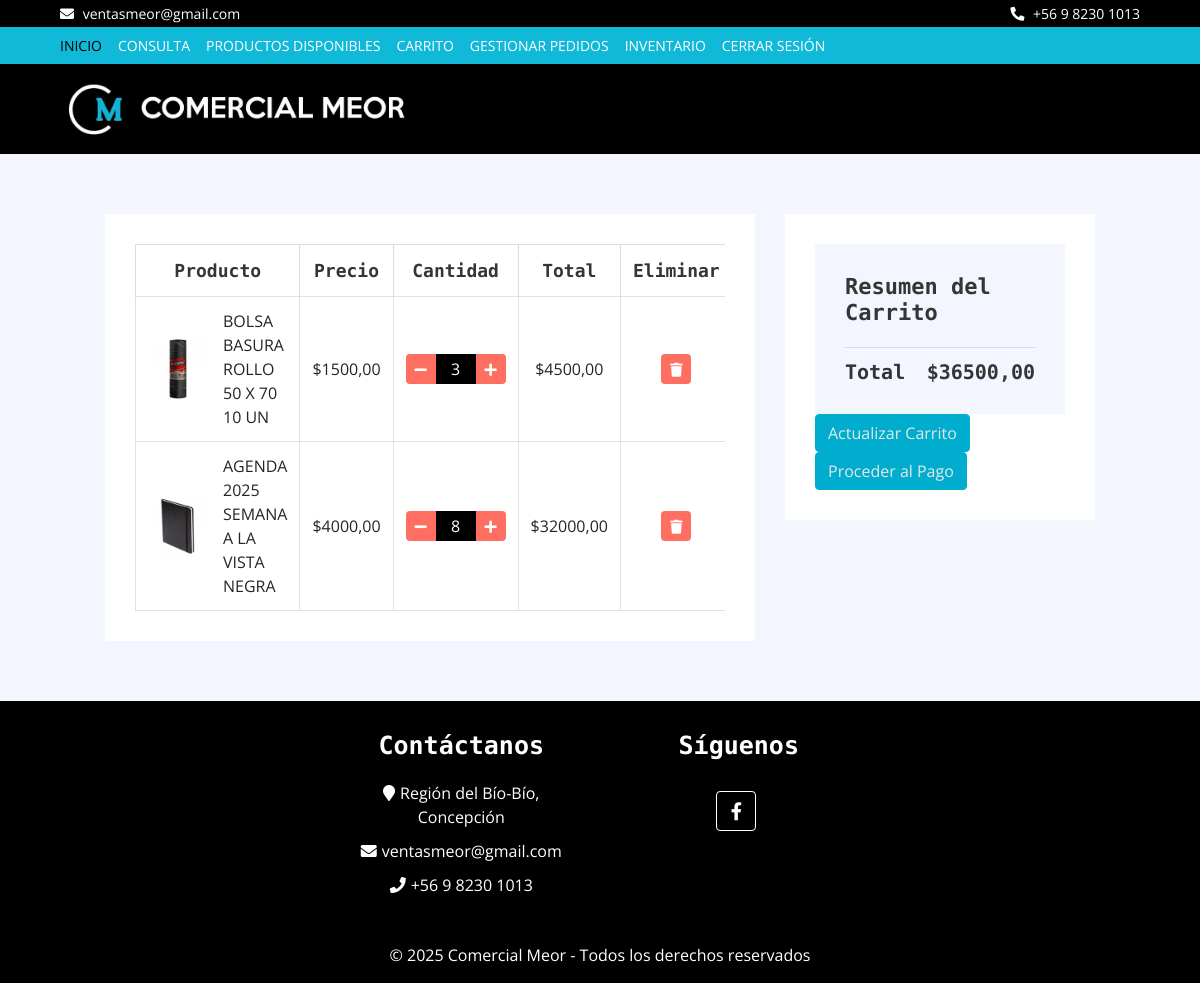
Page /carrito/ (signed in) on the earlier database version.
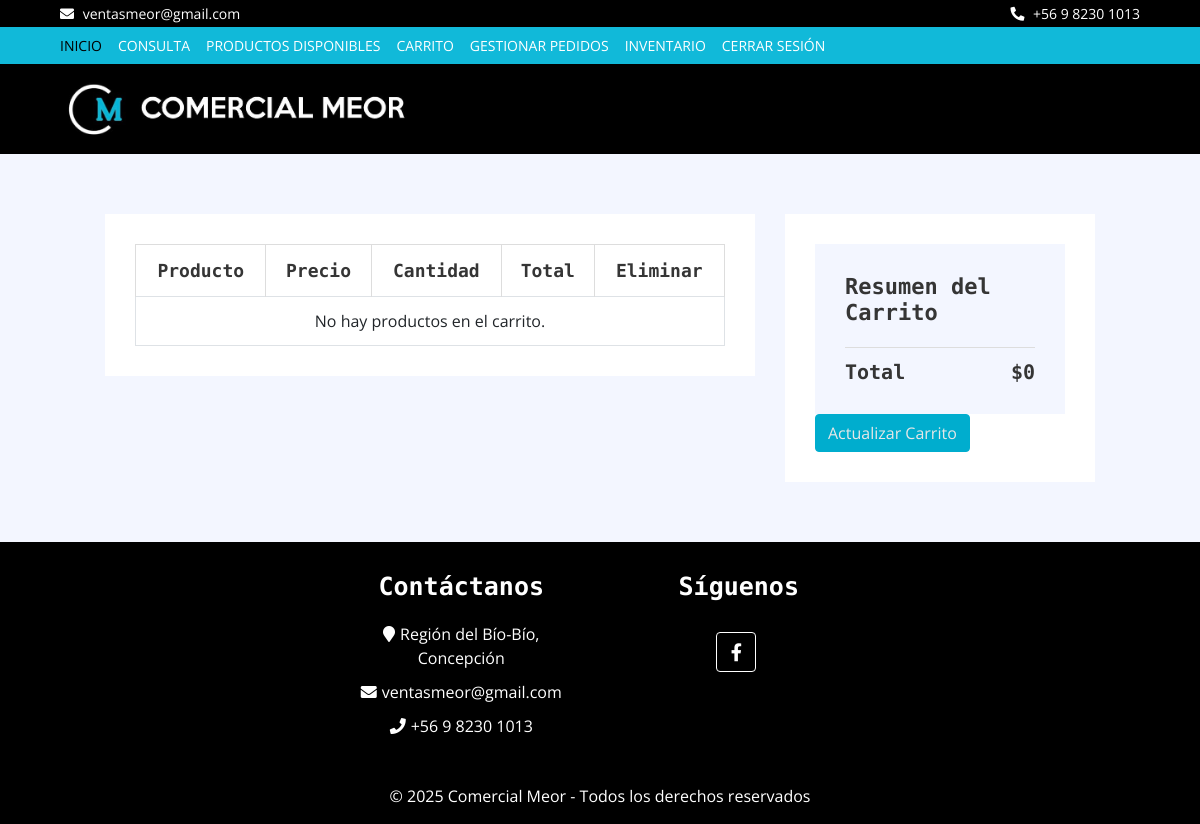
Same page on the later database version.
### carrito/models.py (models this page shows, shortened)
class CarritoItem(models.Model):
    carrito = models.ForeignKey(Carrito, related_name="items", on_delete=models.CASCADE)
    producto = models.ForeignKey(Producto, on_delete=models.CASCADE)
    cantidad = models.PositiveIntegerField(default=1)
    def total(self):
        return max(0, self.cantidad * self.producto.precio_venta)

class Carrito(models.Model):
    usuario = models.ForeignKey(Usuario, on_delete=models.CASCADE)
    creado_en = models.DateTimeField(auto_now_add=True)
    modificado_en = models.DateTimeField(auto_now=True)
    def total(self):
        return sum(item.total() for item in self.items.all())

### inventario/models.py (models this page shows, shortened)
class Producto(models.Model):
    nombre = models.CharField(max_length=100)
    descripcion = models.TextField()
    precio_venta = models.DecimalField(max_digits=10, decimal_places=2)
    precio_compra = models.DecimalField(max_digits=10, decimal_places=2)
    categoria = models.ForeignKey(Categoria, on_delete=models.CASCADE)
    marca = models.CharField(max_length=100)
    stock = models.IntegerField()
    stock_minimo = models.IntegerField(default=10)  # Nivel mínimo para bajo stock
    imagen1 = models.ImageField(upload_to='productos/')
    imagen2 = models.ImageField(upload_to='productos/', blank=True)
    imagen3 = models.ImageField(upload_to='productos/', blank=True)

### carrito/views.py (the view, shortened to what this page needs)
# urls.py: path('', views.ver_carrito, name='ver_carrito'),
@login_required
def ver_carrito(request):
    carrito = Carrito.objects.filter(usuario=request.user).first()
    return render(request, 'carrito/carrito.html', {'carrito': carrito})

### carrito/templates/carrito/carrito.html (shortened to what this page needs)
{% extends 'core/base.html' %}
{% block content %}
<div class="cart-page">
    <div class="container-fluid">
        <div class="row">
            <div class="col-lg-8">
                <div class="cart-page-inner">
                    <div class="table-responsive">
                        <table class="table table-bordered">
                            <thead class="thead-dark">
                                <tr>
                                    <th>Producto</th>
                                    <th>Precio</th>
                                    <th>Cantidad</th>
                                    <th>Total</th>
                                    <th>Eliminar</th>
                                </tr>
                            </thead>
                            <tbody class="align-middle">
                                {% for item in carrito.items.all %}
                                <tr>
                                    <td>
                                        <div class="img">
                                            <a href="#"><img src="{{ item.producto.imagen1.url }}" alt="{{ item.producto.nombre }}"></a>
                                            <p>{{ item.producto.nombre }}</p>
                                        </div>
                                    </td>
                                    <td>${{ item.producto.precio_venta }}</td>
                                    <td>
                                        <form method="POST" class="d-inline">
                                            <div class="qty">
                                                <button class="btn-minus" type="submit" formaction="{% url 'carrito:reducir_cantidad' item.id %}"><i class="fa fa-minus"></i></button>
                                                <input type="text" value="{{ item.cantidad }}" readonly>
                                                <button class="btn-plus" type="submit" formaction="{% url 'carrito:aumentar_cantidad' item.id %}"><i class="fa fa-plus"></i></button>
                                            </div>
                                        </form>
                                    </td>
                                    <td>${{ item.total }}</td>
                                    <td>
                                        <form method="POST">
                                            <button type="submit" formaction="{% url 'carrito:eliminar_producto' item.id %}"><i class="fa fa-trash"></i></button>
                                        </form>
                                    </td>
                                </tr>
                                {% empty %}
                                <tr>
                                    <td colspan="5" class="text-center">No hay productos en el carrito.</td>
                                </tr>
                                {% endfor %}
                            </tbody>
                        </table>
                    </div>
                </div>
            </div>
            <div class="col-lg-4">
                <div class="cart-page-inner">
                    <div class="row">
                        <div class="col-md-12">
                            <div class="cart-summary">
                                <div class="cart-content">
                                    <h1>Resumen del Carrito</h1>
                                    <h2>Total<span>${{ carrito.total }}</span></h2>
                                </div>
                                <div class="cart-btn">
                                    <a href="{% url 'carrito:actualizar_carrito' %}" class="btn btn-primary">Actualizar Carrito</a>
                                    {% if carrito.items.exists %}
                                        <a href="{% url 'carrito:realizar_pedido' %}" class="btn btn-success">Proceder al Pago</a>
                                    {% endif %}
                                </div>
                            </div>
                        </div>
                    </div>
                </div>
            </div>
        </div>
    </div>
</div>
{% endblock %}

Differences in the rows shown:
removed CarritoItem: producto.imagen1 (picture), producto.nombre "BOLSA BASURA ROLLO 50 X 70 10 UN", producto.precio_venta "1500,00", cantidad "3", total "4500,00"
removed CarritoItem: producto.imagen1 (picture), producto.nombre "AGENDA 2025 SEMANA A LA VISTA NEGRA", producto.precio_venta "4000,00", cantidad "8", total "32000,00"
changed Carrito: total "36500,00" → "0"
Other differences:
text no longer shown: "Proceder al Pago"
text now shown: "No hay productos en el carrito."
